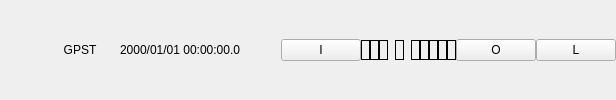
    <widget class="QWidget" name="Panel1" native="true">
     <property name="enabled">
      <bool>true</bool>
     </property>
     <property name="sizePolicy">
      <sizepolicy hsizetype="Preferred" vsizetype="Fixed">
       <horstretch>0</horstretch>
       <verstretch>0</verstretch>
      </sizepolicy>
     </property>
     <property name="toolTip">
      <string/>
     </property>
     <property name="text" stdset="0">
      <string/>
     </property>
     <layout class="QHBoxLayout" name="horizontalLayout_8">
      <property name="spacing">
       <number>0</number>
      </property>
      <property name="leftMargin">
       <number>0</number>
      </property>
      <property name="topMargin">
       <number>0</number>
      </property>
      <property name="rightMargin">
       <number>0</number>
      </property>
      <property name="bottomMargin">
       <number>0</number>
      </property>
      <item>
       <widget class="QPushButton" name="BtnPanel">
        <property name="enabled">
         <bool>true</bool>
        </property>
        <property name="sizePolicy">
         <sizepolicy hsizetype="Fixed" vsizetype="Fixed">
          <horstretch>0</horstretch>
          <verstretch>0</verstretch>
         </sizepolicy>
        </property>
        <property name="toolTip">
         <string/>
        </property>
        <property name="icon">
         <iconset resource="../rtkconv_qt/rtkconv_qt.qrc">
          <normaloff>:/buttons/sqr.bmp</normaloff>:/buttons/sqr.bmp</iconset>
        </property>
        <property name="flat">
         <bool>true</bool>
        </property>
       </widget>
      </item>
      <item>
       <widget class="QPushButton" name="BtnTimeSys">
        <property name="enabled">
         <bool>true</bool>
        </property>
        <property name="toolTip">
         <string/>
        </property>
        <property name="text">
         <string>GPST</string>
        </property>
        <property name="flat">
         <bool>true</bool>
        </property>
       </widget>
      </item>
      <item>
       <widget class="QLabel" name="LabelTime">
        <property name="enabled">
         <bool>true</bool>
        </property>
        <property name="toolTip">
         <string/>
        </property>
        <property name="text">
         <string>2000/01/01 00:00:00.0</string>
        </property>
       </widget>
      </item>
      <item>
       <spacer name="horizontalSpacer">
        <property name="orientation">
         <enum>Qt::Horizontal</enum>
        </property>
        <property name="sizeHint" stdset="0">
         <size>
          <width>40</width>
          <height>20</height>
         </size>
        </property>
       </spacer>
      </item>
      <item>
       <widget class="QWidget" name="Panel12" native="true">
        <property name="enabled">
         <bool>true</bool>
        </property>
        <property name="sizePolicy">
         <sizepolicy hsizetype="Minimum" vsizetype="Preferred">
          <horstretch>0</horstretch>
          <verstretch>0</verstretch>
         </sizepolicy>
        </property>
        <property name="toolTip">
         <string/>
        </property>
        <property name="layoutDirection">
         <enum>Qt::LeftToRight</enum>
        </property>
        <property name="text" stdset="0">
         <string/>
        </property>
        <layout class="QHBoxLayout" name="horizontalLayout_7">
         <property name="spacing">
          <number>0</number>
         </property>
         <property name="leftMargin">
          <number>0</number>
         </property>
         <property name="topMargin">
          <number>0</number>
         </property>
         <property name="rightMargin">
          <number>0</number>
         </property>
         <property name="bottomMargin">
          <number>0</number>
         </property>
         <item>
          <widget class="QPushButton" name="BtnInputStr">
           <property name="enabled">
            <bool>true</bool>
           </property>
           <property name="sizePolicy">
            <sizepolicy hsizetype="Fixed" vsizetype="Fixed">
             <horstretch>0</horstretch>
             <verstretch>0</verstretch>
            </sizepolicy>
           </property>
           <property name="maximumSize">
            <size>
             <width>16777215</width>
             <height>16777215</height>
            </size>
           </property>
           <property name="toolTip">
            <string>Input Streams</string>
           </property>
           <property name="text">
            <string>I</string>
           </property>
          </widget>
         </item>
         <item>
          <widget class="QLabel" name="Str1">
           <property name="enabled">
            <bool>true</bool>
           </property>
           <property name="maximumSize">
            <size>
             <width>16777215</width>
             <height>20</height>
            </size>
           </property>
           <property name="toolTip">
            <string/>
           </property>
           <property name="frameShape">
            <enum>QFrame::Box</enum>
           </property>
          </widget>
         </item>
         <item>
          <widget class="QLabel" name="Str2">
           <property name="enabled">
            <bool>true</bool>
           </property>
           <property name="maximumSize">
            <size>
             <width>16777215</width>
             <height>20</height>
            </size>
           </property>
           <property name="toolTip">
            <string/>
           </property>
           <property name="frameShape">
            <enum>QFrame::Box</enum>
           </property>
          </widget>
         </item>
         <item>
          <widget class="QLabel" name="Str3">
           <property name="enabled">
            <bool>true</bool>
           </property>
           <property name="maximumSize">
            <size>
             <width>16777215</width>
             <height>20</height>
            </size>
           </property>
           <property name="toolTip">
            <string/>
           </property>
           <property name="frameShape">
            <enum>QFrame::Box</enum>
           </property>
          </widget>
         </item>
         <item>
          <widget class="QLabel" name="Image1">
           <property name="enabled">
            <bool>true</bool>
           </property>
           <property name="sizePolicy">
            <sizepolicy hsizetype="Fixed" vsizetype="Ignored">
             <horstretch>0</horstretch>
             <verstretch>0</verstretch>
            </sizepolicy>
           </property>
           <property name="maximumSize">
            <size>
             <width>16777215</width>
             <height>20</height>
            </size>
           </property>
           <property name="toolTip">
            <string/>
           </property>
           <property name="pixmap">
            <pixmap resource="../rtkconv_qt/rtkconv_qt.qrc">:/buttons/rarrow.bmp</pixmap>
           </property>
          </widget>
         </item>
         <item>
          <widget class="QLabel" name="Svr">
           <property name="enabled">
            <bool>true</bool>
           </property>
           <property name="maximumSize">
            <size>
             <width>16777215</width>
             <height>20</height>
            </size>
           </property>
           <property name="toolTip">
            <string/>
           </property>
           <property name="frameShape">
            <enum>QFrame::Box</enum>
           </property>
          </widget>
         </item>
         <item>
          <widget class="QLabel" name="Image2">
           <property name="enabled">
            <bool>true</bool>
           </property>
           <property name="sizePolicy">
            <sizepolicy hsizetype="Fixed" vsizetype="Ignored">
             <horstretch>0</horstretch>
             <verstretch>0</verstretch>
            </sizepolicy>
           </property>
           <property name="maximumSize">
            <size>
             <width>16777215</width>
             <height>20</height>
            </size>
           </property>
           <property name="toolTip">
            <string/>
           </property>
           <property name="pixmap">
            <pixmap resource="../rtkconv_qt/rtkconv_qt.qrc">:/buttons/rarrow.bmp</pixmap>
           </property>
          </widget>
         </item>
         <item>
          <widget class="QLabel" name="Str4">
           <property name="enabled">
            <bool>true</bool>
           </property>
           <property name="maximumSize">
            <size>
             <width>16777215</width>
             <height>20</height>
            </size>
           </property>
           <property name="toolTip">
            <string/>
           </property>
           <property name="frameShape">
            <enum>QFrame::Box</enum>
           </property>
          </widget>
         </item>
         <item>
          <widget class="QLabel" name="Str5">
           <property name="enabled">
            <bool>true</bool>
           </property>
           <property name="maximumSize">
            <size>
             <width>16777215</width>
             <height>20</height>
            </size>
           </property>
           <property name="toolTip">
            <string/>
           </property>
           <property name="frameShape">
            <enum>QFrame::Box</enum>
           </property>
          </widget>
         </item>
         <item>
          <widget class="QLabel" name="Str6">
           <property name="enabled">
            <bool>true</bool>
           </property>
           <property name="maximumSize">
            <size>
             <width>16777215</width>
             <height>20</height>
            </size>
           </property>
           <property name="toolTip">
            <string/>
           </property>
           <property name="frameShape">
            <enum>QFrame::Box</enum>
           </property>
          </widget>
         </item>
         <item>
          <widget class="QLabel" name="Str7">
           <property name="enabled">
            <bool>true</bool>
           </property>
           <property name="maximumSize">
            <size>
             <width>16777215</width>
             <height>20</height>
            </size>
           </property>
           <property name="toolTip">
            <string/>
           </property>
           <property name="frameShape">
            <enum>QFrame::Box</enum>
           </property>
          </widget>
         </item>
         <item>
          <widget class="QLabel" name="Str8">
           <property name="enabled">
            <bool>true</bool>
           </property>
           <property name="maximumSize">
            <size>
             <width>16777215</width>
             <height>20</height>
            </size>
           </property>
           <property name="toolTip">
            <string/>
           </property>
           <property name="frameShape">
            <enum>QFrame::Box</enum>
           </property>
          </widget>
         </item>
         <item>
          <widget class="QPushButton" name="BtnOutputStr">
           <property name="enabled">
            <bool>true</bool>
           </property>
           <property name="sizePolicy">
            <sizepolicy hsizetype="Fixed" vsizetype="Fixed">
             <horstretch>0</horstretch>
             <verstretch>0</verstretch>
            </sizepolicy>
           </property>
           <property name="toolTip">
            <string>Output Streams</string>
           </property>
           <property name="text">
            <string>O</string>
           </property>
          </widget>
         </item>
         <item>
          <widget class="QPushButton" name="BtnLogStr">
           <property name="enabled">
            <bool>true</bool>
           </property>
           <property name="sizePolicy">
            <sizepolicy hsizetype="Fixed" vsizetype="Fixed">
             <horstretch>0</horstretch>
             <verstretch>0</verstretch>
            </sizepolicy>
           </property>
           <property name="toolTip">
            <string>Log Streams</string>
           </property>
           <property name="text">
            <string>L</string>
           </property>
          </widget>
         </item>
        </layout>
       </widget>
      </item>
     </layout>
    </widget>
